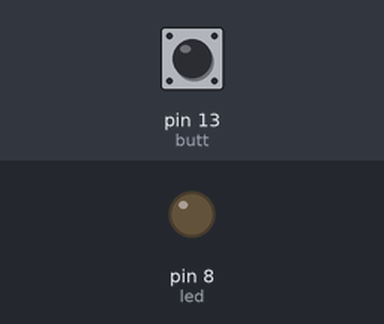
Recording of a sketch running on a simulated Arduino Uno, built with avr-gcc and run on an emulated ATmega328P. Shown: output pins drawn as LEDs (lit = HIGH). The test bench sets the inputs (shaded band); at power-on: pin 13 (butt) LOW.

Above: at 1.2 s.
1.3 s: pin 13 (butt) pulled HIGH for 0.15 s
At 1.37 s:
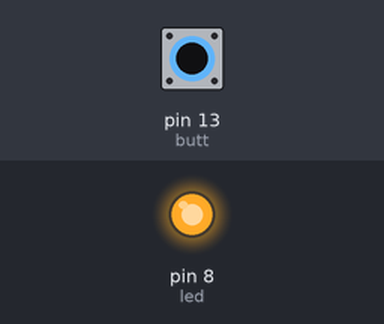
2.9 s: pin 13 (butt) pulled HIGH for 3.2 s
At 7.1 s:
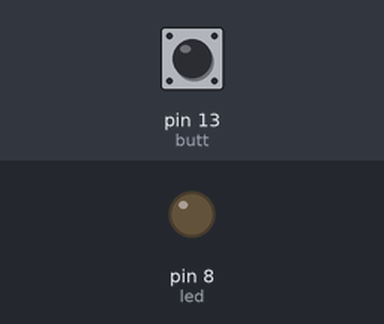
Timing chart, 0 to 8.6 s (numbered marks = the images above; inputs shaded):
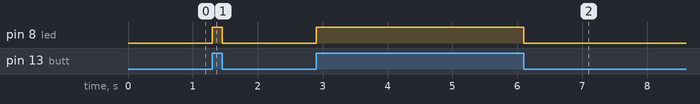

Measured:
- after the input at 1.3 s, pin 8 (led): LOW → HIGH at once, → LOW 0.15 s later
- after the input at 2.9 s, pin 8 (led): LOW → HIGH at once, → LOW 3.2 s later

The sketch:

sketch_jun28d.ino
```cpp
int led = 8;
int butt=13;
void setup() {

  pinMode(led, OUTPUT);
  pinMode(butt, INPUT);
}

void loop() {
if(digitalRead(butt)==HIGH){
  digitalWrite(led,HIGH);
  }else{
     digitalWrite(led,LOW);
    }
}
```
